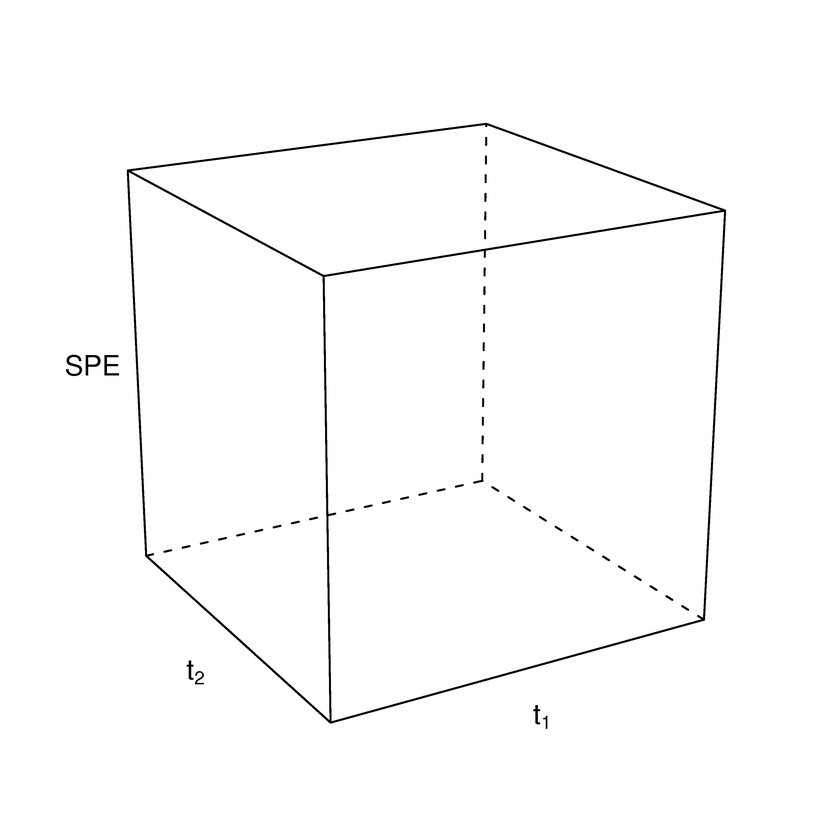
#> input picture latent-variable-modelling/images/3d-example-empty.png, 840 x 840 px, shrunk from 3000 x 3000 before the run, given in place of geometric-PCA-1-swarm-only.png, which was not available
$ python geometric-PCA-combine-figures.py
#> lines starting #> are read from the running program, lines starting #| are printed output that depends on the picture; pictures that were not available may be replaced by others from this repository, and a replacement may not be noted
import Image
import numpy as np


gap = 200
left = Image.open('geometric-PCA-1-swarm-only.png')
#> left is the input picture: PIL image 840x840 RGB; min 0, max 255, mean 252.1
right = Image.open('geometric-PCA-2-swarm-with-mean.png')
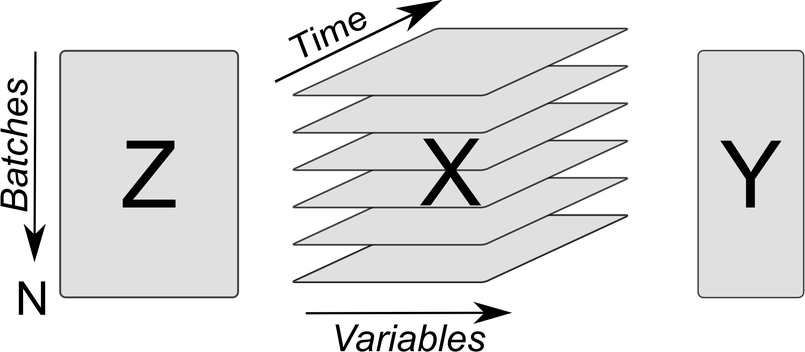
#> input picture latent-variable-modelling/images/Batch-data-layers-into-the-page.png, 805 x 352 px, shrunk from 2876 x 1257 before the run, given in place of geometric-PCA-2-swarm-with-mean.png, which was not available
#> right is the input picture: PIL image 805x352 RGBA; mean R, G, B, A 97.8, 97.8, 97.8, 125.2
tranp = Image.open('transparent-pixel.png')
width = left.size[0] + right.size[0] + gap
#> width = 1845
height = max(left.size[1], right.size[1])
#> height = 840
result = Image.new("RGBA", (width, height))
#> result: PIL image 1845x840 RGBA; every value is 0
result.paste(left, (0, 0))
result.paste(right, (left.size[0]+gap, 0))
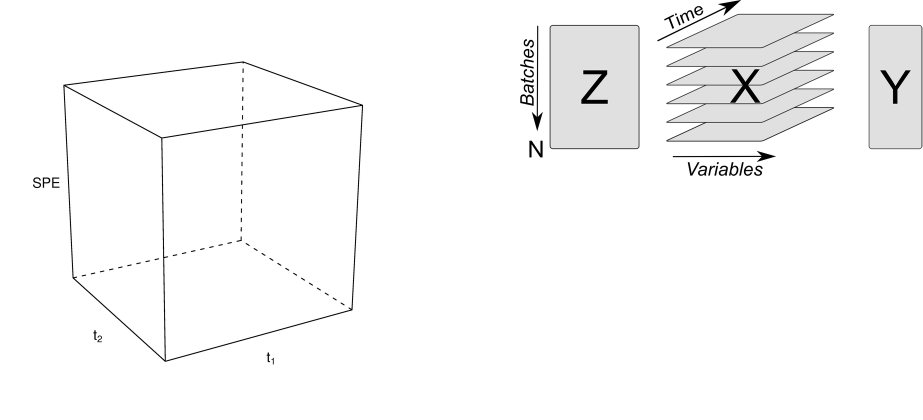
#> result: PIL image 1845x840 RGBA (shown at 1/2 size); mean R, G, B, A 132.7, 132.7, 132.7, 139; transparent parts drawn white

if gap>0:
    x = np.arange(left.size[0]+0, left.size[0]+gap)
#> x = 200 values from 840 to 1039
    y = np.arange(0, height)
#> y = 840 values from 0 to 839
    for xi in x:
        for yi in y:
            result.paste(tranp, (xi, yi))

result.save('geometric-PCA-1-and-2-swarm-with-mean.png')

# ------------------
gap = 150
left = Image.open('geometric-PCA-3-centered.png')
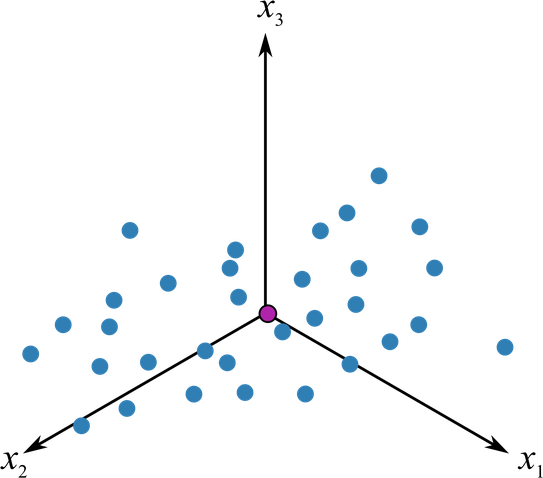
#> input picture latent-variable-modelling/images/geometric-PCA-3-centered.png, 543 x 478 px, shrunk from 1940 x 1706 before the run
#> left is the input picture: PIL image 543x478 RGBA; mean R, G, B, A 1.8, 4.9, 7.2, 9.9
right = Image.open('geometric-PCA-4-first-component.png')
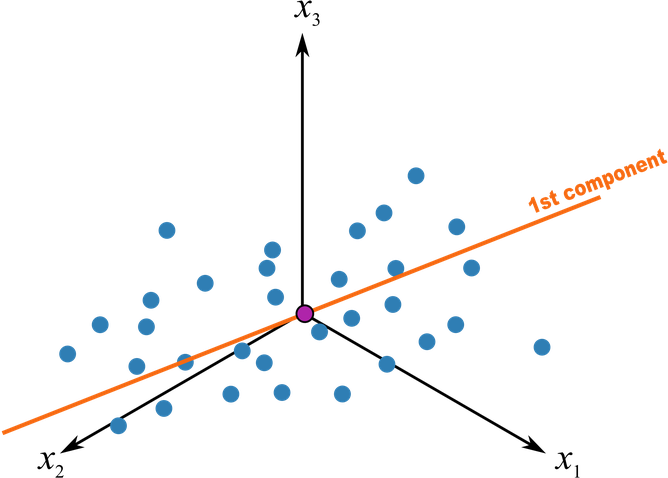
#> input picture latent-variable-modelling/images/geometric-PCA-4-first-component.png, 668 x 478 px, shrunk from 2387 x 1706 before the run
#> right is the input picture: PIL image 668x478 RGBA; mean R, G, B, A 6.3, 5.9, 6, 10.8
tranp = Image.open('transparent-pixel.png')
width = left.size[0] + right.size[0] + gap
#> width = 1361
height = max(left.size[1], right.size[1])
#> height = 478
result = Image.new("RGBA", (width, height))
#> result: PIL image 1361x478 RGBA; every value is 0
result.paste(left, (0, 0))
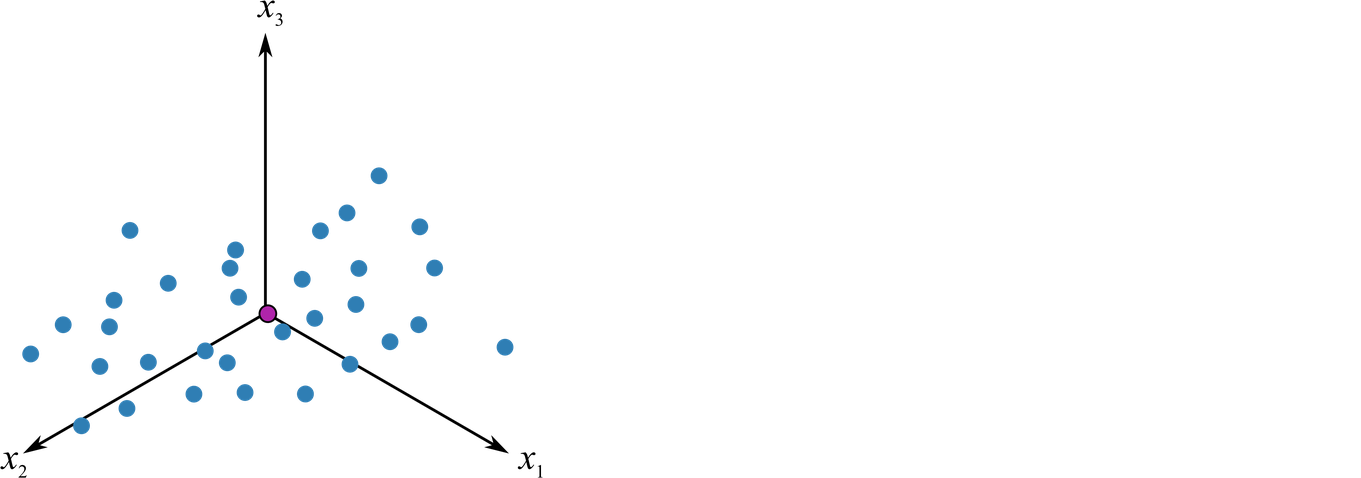
#> result: PIL image 1361x478 RGBA; mean R, G, B, A 0.7, 2, 2.9, 3.9; transparent parts drawn white
result.paste(right, (left.size[0]+gap, 0))
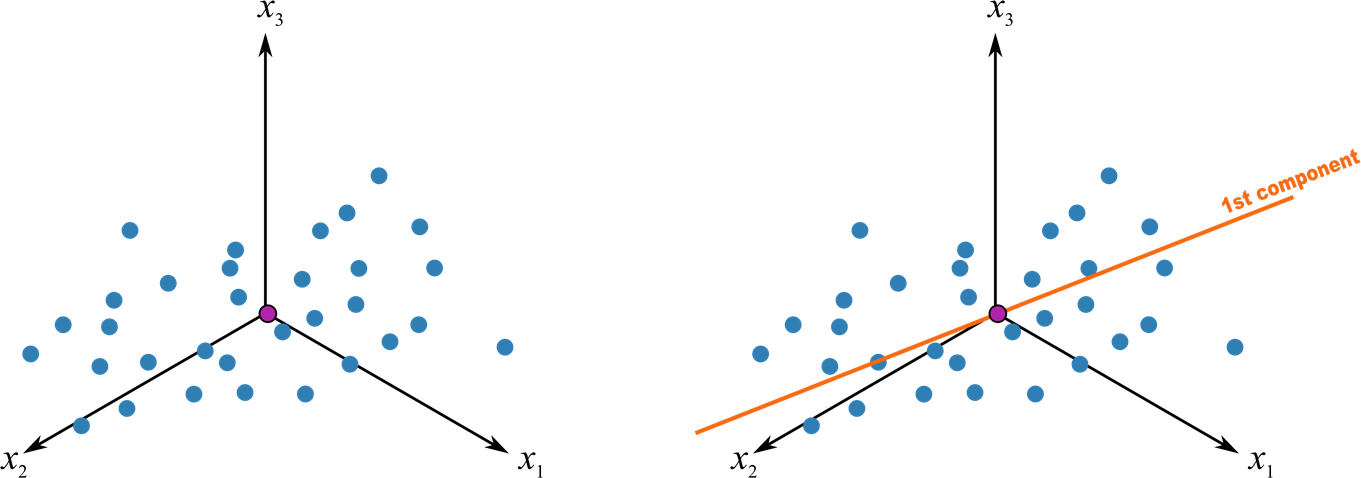
#> result: PIL image 1361x478 RGBA; mean R, G, B, A 3.8, 4.9, 5.8, 9.2; transparent parts drawn white

if gap>0:
    x = np.arange(left.size[0]+0, left.size[0]+gap)
#> x = 150 values from 543 to 692
    y = np.arange(0, height)
#> y = 478 values from 0 to 477
    for xi in x:
        for yi in y:
            result.paste(tranp, (xi, yi))

result.save('geometric-PCA-3-and-4-centered-with-first-component.png')

# ------------------
gap = 150
left = Image.open('geometric-PCA-5-first-component-with-projections.png')
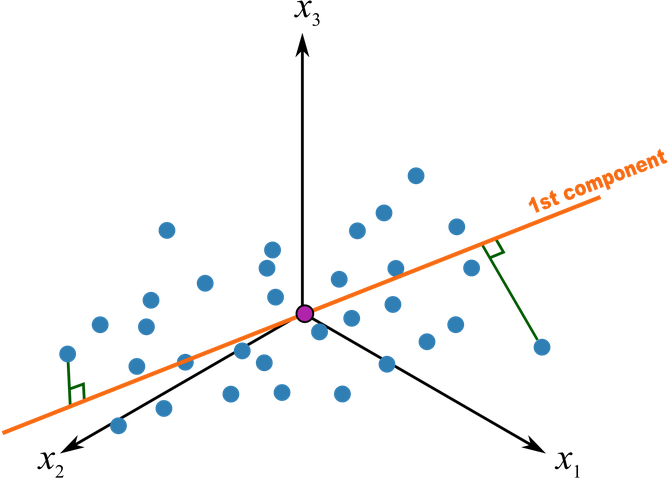
#> input picture latent-variable-modelling/images/geometric-PCA-5-first-component-with-projections.png, 668 x 478 px, shrunk from 2387 x 1706 before the run
#> left is the input picture: PIL image 668x478 RGBA; mean R, G, B, A 6.2, 6.2, 6, 11.2
#> (the run stopped early here; a loop or call above may not have finished)
